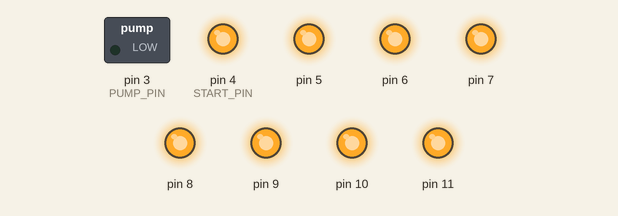
A sketch run on a simulated Arduino Uno, built with avr-gcc and run on an emulated ATmega328P. On the bench: switched loads named in the sketch (green lamp = pin HIGH), output pins drawn as LEDs (lit = HIGH). EEPROM starts erased.

Above: at 0.6 s.
At 30.5 s:
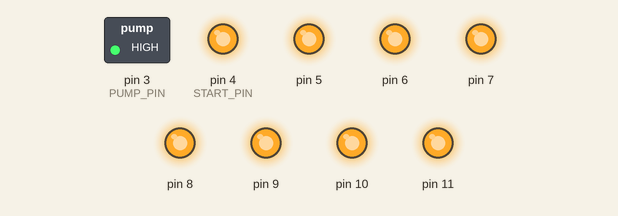
At 60.5 s:
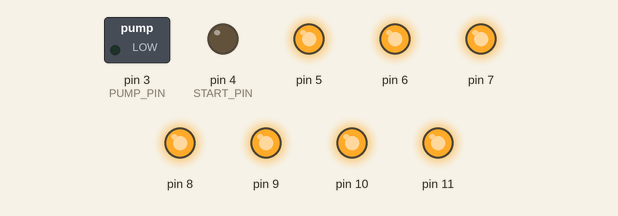
At 63.5 s:
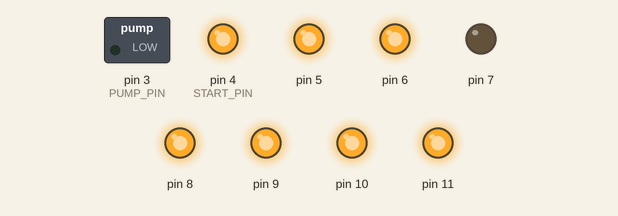
At 65.5 s:
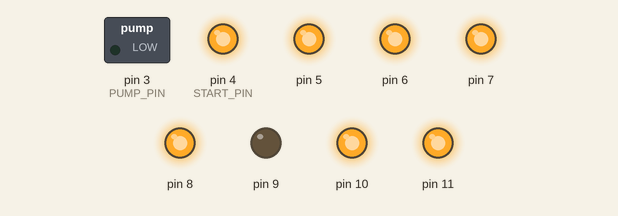
At 67.5 s:
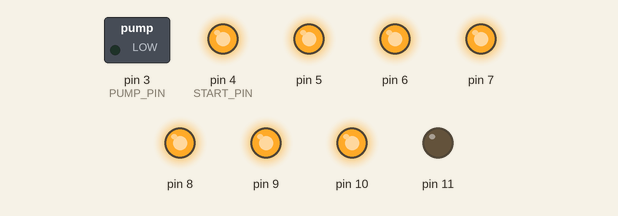
Timing chart, 0 to 82.9 s (numbered marks = the images above):
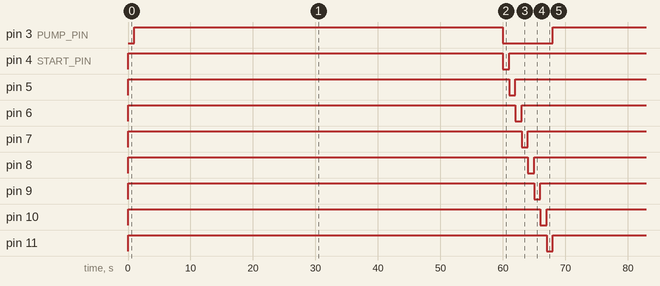

Measured:
- by itself, pin 3 (PUMP_PIN): alternates HIGH for 55.5 s and LOW for 8.0 s
- by itself, pin 4 (START_PIN), pin 5–11: alternates HIGH for 59.0 s and LOW for 1.0 s

The sketch:

sketch_mar06a.ino
```cpp
#include <EEPROM.h>

/*  ВЕРСИЯ 1.5! Установи новую версию библиотеки из реопзитория!
   Система управляет количеством помп PUPM_AMOUNT, подключенных подряд в пины платы, начиная с пина START_PIN.
   На каждую помпу заводится таймер, который включает помпу на заданное время через заданные промежутки времени.
   Промежутки времени (период работы) может быть в часах или минутах (настройка PERIOD).
   Время работы помпы может быть в минутах или секундах (настройка PUMPING).
   Включение производится сигналом уровня SWITCH_LEVEL. 0 - для реле низкого уровня (0 Вольт, все семейные модули реле),
   1 - высокого уровня (5 Вольт, редкие модули реле, все мосфеты).
   Примечание: катушка реле кушает около 60 мА, несколько включенных вместе катушек создадут лишнюю нагрузку
   на линию питания. Также несколько включенных одновременно помп сделают то же самое. Для устранения этого эффекта
   есть настройка PARALLEL. При её отключении помпы будут "вставать в очередь", совместное включение будет исключено.
   Управление:
   Нажатие на ручку энкодера - переключение выбора помпы/периода/времени работы
   Поворот ручки энкодера - изменение значения
   Кнопка энкодера удерживается при включении системы - сброс настроек
   Интерфейс отображается на дисплее 1602 с драйвером на I2C. Версий драйвера существует две.
   Смотри настройку DRIVER_VERSION ниже.

   Версия с помпой и клапанами: помпа подключена через реле на пин PUMP_PIN. Остальные
   реле подключены начиная с пина 4 и управляют клапанами. Логика такая:
   При срабатывании таймера включается помпа и один из клапанов!
*/

#define DRIVER_VERSION 0    // 0 - маркировка драйвера дисплея кончается на 4АТ, 1 - на 4Т
#define PUPM_AMOUNT 8       // количество помп, подключенных через реле/мосфет
#define START_PIN 4         // подключены начиная с пина
#define PUMP_PIN 3
#define SWITCH_LEVEL 0      // реле: 1 - высокого уровня (или мосфет), 0 - низкого
#define PARALLEL 0          // 1 - параллельный полив, 0 - полив в порядке очереди
#define TIMER_START 0       // 1 - отсчёт периода с момента ВЫКЛЮЧЕНИЯ помпы, 0 - с момента ВКЛЮЧЕНИЯ помпы

#define PERIOD 0            // 1 - период в часах, 0 - в минутах
#define PUMPING 1           // 1 - время работы помпы в секундах, 0 - в минутах

#define DROP_ICON 1         // 1 - отображать капельку, 0 - будет буква "t" (time)

// названия каналов управления. БУКВУ L НЕ ТРОГАТЬ БЛЕТ!!!!!!
static const wchar_t *relayNames[]  = {
  L"Pump 1",
  L"Pump 2",
  L"Pump 3",
  L"Помпа 4",
  L"Огурцы",
  L"Помидоры",
  L"Клубника",
  L"Папин куст",
};

#define CLK 1
#define DT 2
#define SW 0

unsigned long pump_timers[PUPM_AMOUNT];
unsigned int pumping_time[PUPM_AMOUNT];
unsigned int period_time[PUPM_AMOUNT];
unsigned int time_left[PUPM_AMOUNT];
boolean pump_state[PUPM_AMOUNT];
byte pump_pins[PUPM_AMOUNT];

byte current_set = 2;
byte current_pump;
boolean reDraw_flag, arrow_update;
boolean now_pumping;
unsigned long period_coef, pumping_coef;

void setup() {
  // --------------------- КОНФИГУРИРУЕМ ПИНЫ ---------------------
  for (byte i = 0; i < PUPM_AMOUNT; i++) {            // пробегаем по всем помпам
    pump_pins[i] = START_PIN + i;                     // настраиваем массив пинов
    pinMode(START_PIN + i, OUTPUT);                   // настраиваем пины
    digitalWrite(START_PIN + i, !SWITCH_LEVEL);       // выключаем от греха
  }
  pinMode(PUMP_PIN, OUTPUT);
  // --------------------- ИНИЦИАЛИЗИРУЕМ ЖЕЛЕЗО ---------------------
  Serial.begin(9600);

  // --------------------------- НАСТРОЙКИ ---------------------------
  if (PERIOD) period_coef = (long)1000 * (long)60 * 60;  // перевод в часы
  else period_coef = (long)1000 * 60;              // перевод в минуты

  if (PUMPING) pumping_coef = 1000;          // перевод в секунды
  else pumping_coef = (long)1000 * 60;             // перевод в минуты

  // в ячейке 100 должен быть записан флажок 1, если его нет - делаем (ПЕРВЫЙ ЗАПУСК)
  if (EEPROM.read(100) != 1) {
    EEPROM.write(100, 1);

    // для порядку сделаем 1 ячейки с 0 по 99
    for (byte i = 0; i < 100; i++) {
      EEPROM.write(i, 1);
    }
  }

  for (byte i = 0; i < PUPM_AMOUNT; i++) {            // пробегаем по всем помпам
    period_time[i] = EEPROM.read(2 * i);          // читаем данные из памяти. На чётных - период (ч)
    pumping_time[i] = EEPROM.read(2 * i + 1);     // на нечётных - полив (с)
  }
}

void loop() {
  periodTick();
  flowTick();
}

void periodTick() {
  for (byte i = 0; i < PUPM_AMOUNT; i++) {            // пробегаем по всем помпам
    if ( (millis() - pump_timers[i] > ( (long)period_time[i] * period_coef) )
         && (pump_state[i] != SWITCH_LEVEL)
         && !(now_pumping * !PARALLEL)) {
      pump_state[i] = SWITCH_LEVEL;
      digitalWrite(pump_pins[i], SWITCH_LEVEL);   // открыть КЛАПАН
      pump_timers[i] = millis();
      now_pumping = true;
      digitalWrite(PUMP_PIN, SWITCH_LEVEL);       // включить общую ПОМПУ
    }
  }
}

void flowTick() {
  for (byte i = 0; i < PUPM_AMOUNT; i++) {            // пробегаем по всем помпам
    if ( (millis() - pump_timers[i] > ( (long)pumping_time[i] * pumping_coef) )
         && (pump_state[i] == SWITCH_LEVEL) ) {
      pump_state[i] = !SWITCH_LEVEL;
      digitalWrite(pump_pins[i], !SWITCH_LEVEL);   // закрыть КЛАПАН
      if (TIMER_START) pump_timers[i] = millis();
      now_pumping = false;
      digitalWrite(PUMP_PIN, !SWITCH_LEVEL);       // выключить общую ПОМПУ
    }
  }
}

// обновляем данные в памяти
void update_EEPROM() {
  EEPROM.update(2 * current_pump, period_time[current_pump]);
  EEPROM.update(2 * current_pump + 1, pumping_time[current_pump]);
}
```
